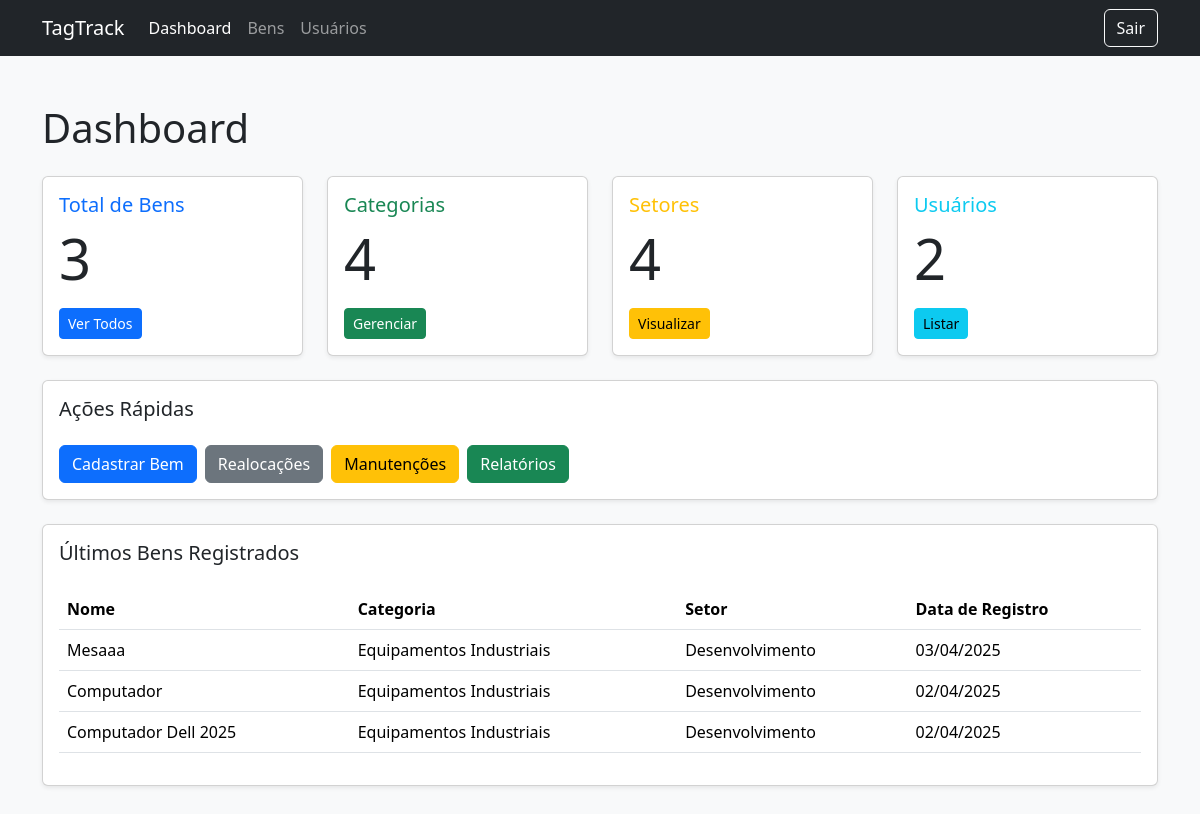
Page /inicio.php on the committed database.
### tables this page shows
CREATE TABLE `bem` (
  `id_bem` bigint(20) UNSIGNED NOT NULL,
  `nome` varchar(255) NOT NULL,
  `descricao` text DEFAULT NULL,
  `numero_serie` varchar(100) DEFAULT NULL,
  `data_aquisicao` date DEFAULT NULL,
  `valor_aquisicao` decimal(12,2) DEFAULT NULL,
  `vida_util` float DEFAULT NULL,
  `data_adicao` date DEFAULT curdate(),
  `condicao` varchar(100) DEFAULT NULL,
  `porcentagem_depreciacao` float DEFAULT NULL,
  `id_categoria` bigint(20) UNSIGNED DEFAULT NULL,
  `id_setor` bigint(20) UNSIGNED DEFAULT NULL,
  `id_usuario` bigint(20) UNSIGNED DEFAULT NULL
);

CREATE TABLE `categoria` (
  `id_categoria` bigint(20) UNSIGNED NOT NULL,
  `nome` varchar(100) NOT NULL,
  `descricao` text DEFAULT NULL
);

CREATE TABLE `setor` (
  `id_setor` bigint(20) UNSIGNED NOT NULL,
  `nome` varchar(150) NOT NULL,
  `descricao` text DEFAULT NULL,
  `capacidade` int(11) DEFAULT NULL,
  `id_departamento` bigint(20) UNSIGNED NOT NULL
);

### inicio.php (the view, shortened to what this page needs)
<?php
require_once 'config.php';
try {
    $stmtBens = $pdo->query("SELECT COUNT(*) AS total FROM bem");
    $totalBens = $stmtBens->fetch()['total'];
    $stmtCategorias = $pdo->query("SELECT COUNT(*) AS total FROM categoria");
    $totalCategorias = $stmtCategorias->fetch()['total'];
    $stmtSetores = $pdo->query("SELECT COUNT(*) AS total FROM setor");
    $totalSetores = $stmtSetores->fetch()['total'];
    $stmtUsuarios = $pdo->query("SELECT COUNT(*) AS total FROM usuario");
    $totalUsuarios = $stmtUsuarios->fetch()['total'];
} catch (PDOException $e) {
    $totalBens = $totalCategorias = $totalSetores = $totalDepartamentos = $totalUsuarios = 0;
}
?>
<!DOCTYPE html>
<html lang="pt-br">
<head>
    <link href="https://cdn.jsdelivr.net/npm/bootstrap@5.3.2/dist/css/bootstrap.min.css" rel="stylesheet">
</head>
<body class="bg-light">
    <nav class="navbar navbar-expand-lg navbar-dark bg-dark">
        <div class="container">
            <a class="navbar-brand" href="#">TagTrack</a>
            <div class="collapse navbar-collapse" id="navbarNav">
                <ul class="navbar-nav me-auto">
                    <li class="nav-item">
                        <a class="nav-link active" href="dashboard.php">Dashboard</a>
                    </li>
                    <li class="nav-item">
                        <a class="nav-link" href="bens.php">Bens</a>
                    </li>
                    <li class="nav-item">
                        <a class="nav-link" href="usuarios.php">Usuários</a>
                    </li>
                </ul>
                <a href="logout.php" class="btn btn-outline-light">Sair</a>
            </div>
        </div>
    </nav>
    <div class="container py-5">
        <h1 class="mb-4">Dashboard</h1>
        <div class="row g-4 mb-4">
            <div class="col-12 col-sm-6 col-xl-3">
                <div class="card shadow-sm">
                    <div class="card-body">
                        <h5 class="card-title text-primary">Total de Bens</h5>
                        <p class="display-4"><?= $totalBens ?></p>
                        <a href="bens.php" class="btn btn-primary btn-sm">Ver Todos</a>
                    </div>
                </div>
            </div>
            <div class="col-12 col-sm-6 col-xl-3">
                <div class="card shadow-sm">
                    <div class="card-body">
                        <h5 class="card-title text-success">Categorias</h5>
                        <p class="display-4"><?= $totalCategorias ?></p>
                        <a href="categorias.php" class="btn btn-success btn-sm">Gerenciar</a>
                    </div>
                </div>
            </div>
            <div class="col-12 col-sm-6 col-xl-3">
                <div class="card shadow-sm">
                    <div class="card-body">
                        <h5 class="card-title text-warning">Setores</h5>
                        <p class="display-4"><?= $totalSetores ?></p>
                        <a href="setores.php" class="btn btn-warning btn-sm">Visualizar</a>
                    </div>
                </div>
            </div>
            <div class="col-12 col-sm-6 col-xl-3">
                <div class="card shadow-sm">
                    <div class="card-body">
                        <h5 class="card-title text-info">Usuários</h5>
                        <p class="display-4"><?= $totalUsuarios ?></p>
                        <a href="usuarios.php" class="btn btn-info btn-sm">Listar</a>
                    </div>
                </div>
            </div>
        </div>
        <div class="row mb-4">
            <div class="col-12">
                <div class="card shadow-sm">
                    <div class="card-body">
                        <h5 class="card-title mb-4">Ações Rápidas</h5>
                        <div class="d-flex gap-2 flex-wrap">
                            <a href="novo_bem.php" class="btn btn-primary">
                                <i class="bi bi-plus-circle"></i> Cadastrar Bem
                            </a>
                            <a href="realocacoes.php" class="btn btn-secondary">
                                <i class="bi bi-arrow-left-right"></i> Realocações
                            </a>
                            <a href="manutencoes.php" class="btn btn-warning">
                                <i class="bi bi-tools"></i> Manutenções
                            </a>
                            <a href="relatorios.php" class="btn btn-success">
                                <i class="bi bi-file-earmark-bar-graph"></i> Relatórios
                            </a>
                        </div>
                    </div>
                </div>
            </div>
        </div>
        <div class="card shadow-sm">
            <div class="card-body">
                <h5 class="card-title mb-4">Últimos Bens Registrados</h5>
                <?php
                try {
                    $stmtUltimosBens = $pdo->query("
                        SELECT b.nome, c.nome AS categoria, s.nome AS setor, b.data_adicao
                        FROM bem b
                        LEFT JOIN categoria c ON b.id_categoria = c.id_categoria
                        LEFT JOIN setor s ON b.id_setor = s.id_setor
                        ORDER BY b.data_adicao DESC LIMIT 5
                    ");
                    $ultimosBens = $stmtUltimosBens->fetchAll();
                } catch (PDOException $e) {
                    $ultimosBens = [];
                }
                ?>
                <?php if (!empty($ultimosBens)): ?>
                    <div class="table-responsive">
                        <table class="table table-hover">
                            <thead>
                                <tr>
                                    <th>Nome</th>
                                    <th>Categoria</th>
                                    <th>Setor</th>
                                    <th>Data de Registro</th>
                                </tr>
                            </thead>
                            <tbody>
                                <?php foreach ($ultimosBens as $bem): ?>
                                    <tr>
                                        <td><?= htmlspecialchars($bem['nome']) ?></td>
                                        <td><?= htmlspecialchars($bem['categoria']) ?></td>
                                        <td><?= htmlspecialchars($bem['setor']) ?></td>
                                        <td><?= date('d/m/Y', strtotime($bem['data_adicao'])) ?></td>
                                    </tr>
                                <?php endforeach; ?>
                            </tbody>
                        </table>
                    </div>
                <?php else: ?>
                    <div class="alert alert-info">Nenhum bem registrado recentemente.</div>
                <?php endif; ?>
            </div>
        </div>
    </div>
</body>
</html>

### rows in the picture
bem: nome "Mesaaa", id_categoria.nome "Equipamentos Industriais", id_setor.nome "Desenvolvimento", data_adicao "03/04/2025"
bem: nome "Computador", id_categoria.nome "Equipamentos Industriais", id_setor.nome "Desenvolvimento", data_adicao "02/04/2025"
bem: nome "Computador Dell 2025", id_categoria.nome "Equipamentos Industriais", id_setor.nome "Desenvolvimento", data_adicao "02/04/2025"

### other values in the picture
$totalBens "3"
$totalCategorias "4"
$totalSetores "4"
$totalUsuarios "2"
